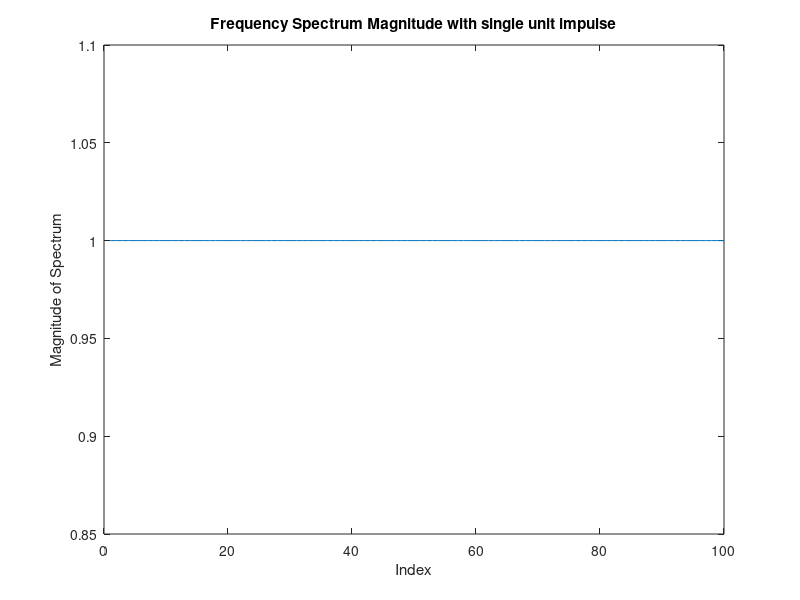
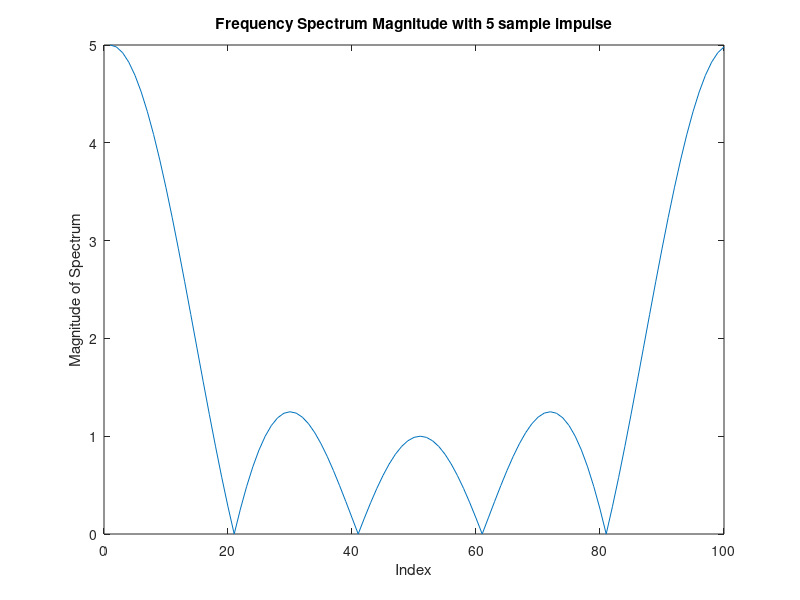
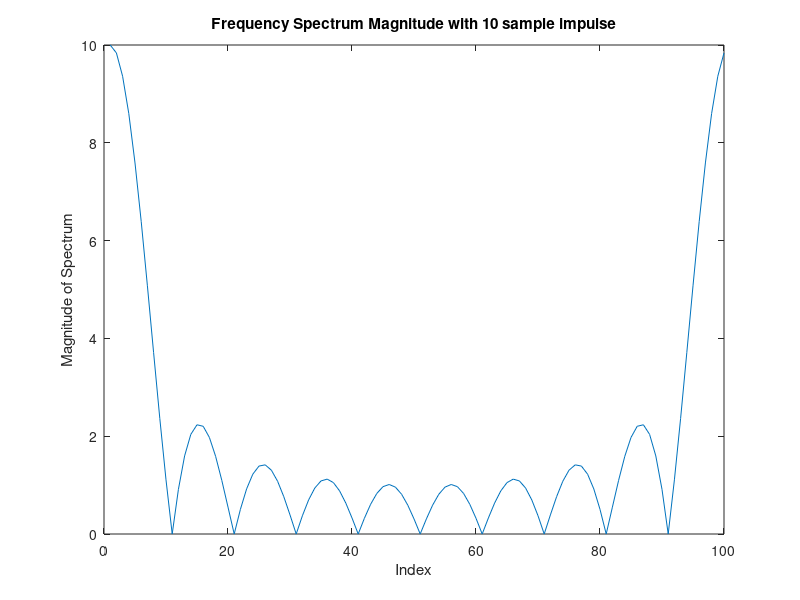
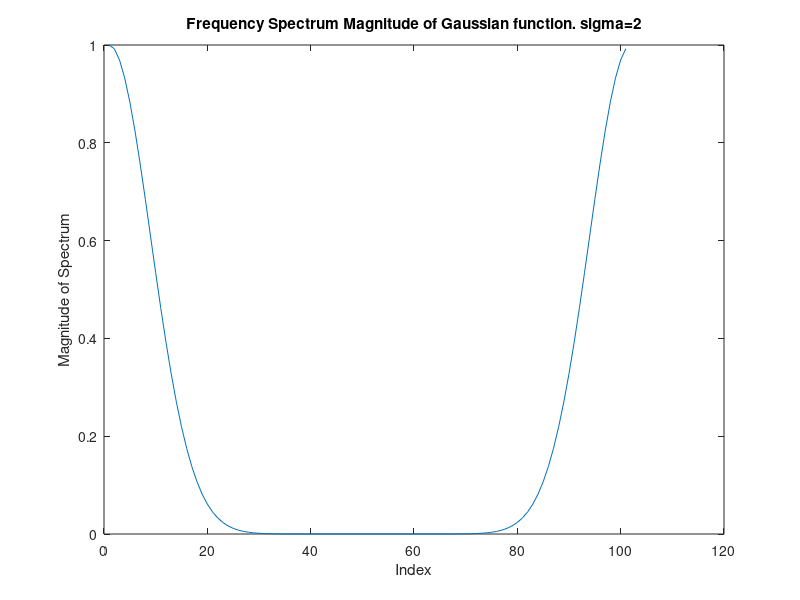

MATLAB code for these plots, in order:
%first part
signal = zeros(1,100);
signal(50) = 1;
signalDFTmag = abs(fft(signal));

figure
plot(signalDFTmag);
xlabel('Index');
ylabel('Magnitude of Spectrum');
title('Frequency Spectrum Magnitude with single unit impulse');

%5 sample long spectrum magnitude
signal_5 = ones(1,5);
signal(48:52) = signal_5;
signalDFTmag_5 = abs(fft(signal));

figure
plot(signalDFTmag_5);
xlabel('Index');
ylabel('Magnitude of Spectrum');
title('Frequency Spectrum Magnitude with 5 sample impulse');

%10 sample long spectrum magnitude
signal_10 = ones(1,10);
signal(45:54) = signal_10;
signalDFTmag_10 = abs(fft(signal));

figure
plot(signalDFTmag_10);
xlabel('Index');
ylabel('Magnitude of Spectrum');
title('Frequency Spectrum Magnitude with 10 sample impulse');

%Gaussian function frequency plots
figure
gaussFunc_X = -50:1:50;
sigma = 2;
gaussFunc_Y = (1/(sigma*sqrt(2*pi)))*exp(-gaussFunc_X.^2/(2*sigma^2));
gaussFunc_freq = abs(fft(gaussFunc_Y));
plot(gaussFunc_freq);
xlabel('Index');
ylabel('Magnitude of Spectrum');
title('Frequency Spectrum Magnitude of Gaussian function. sigma=2');
